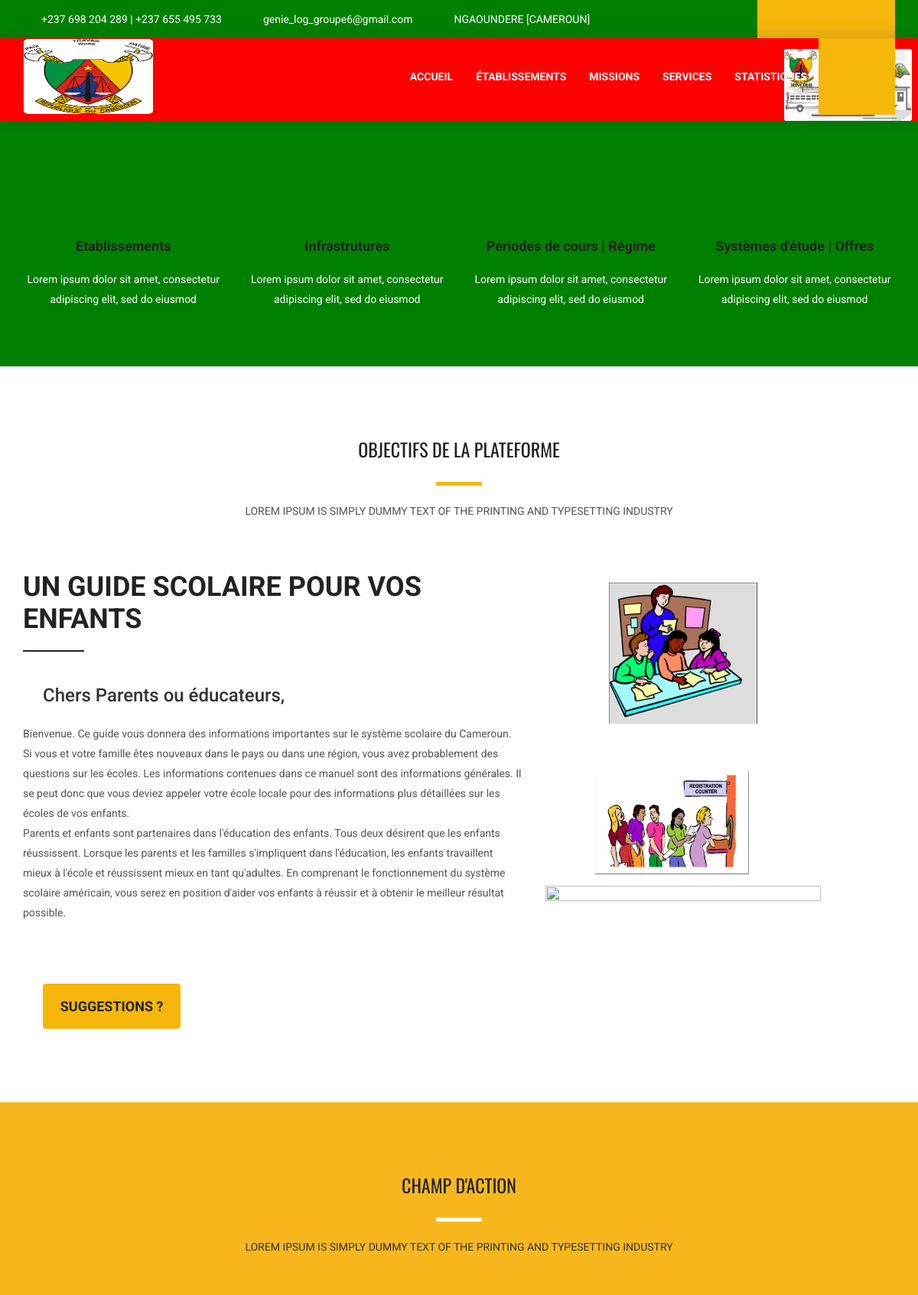
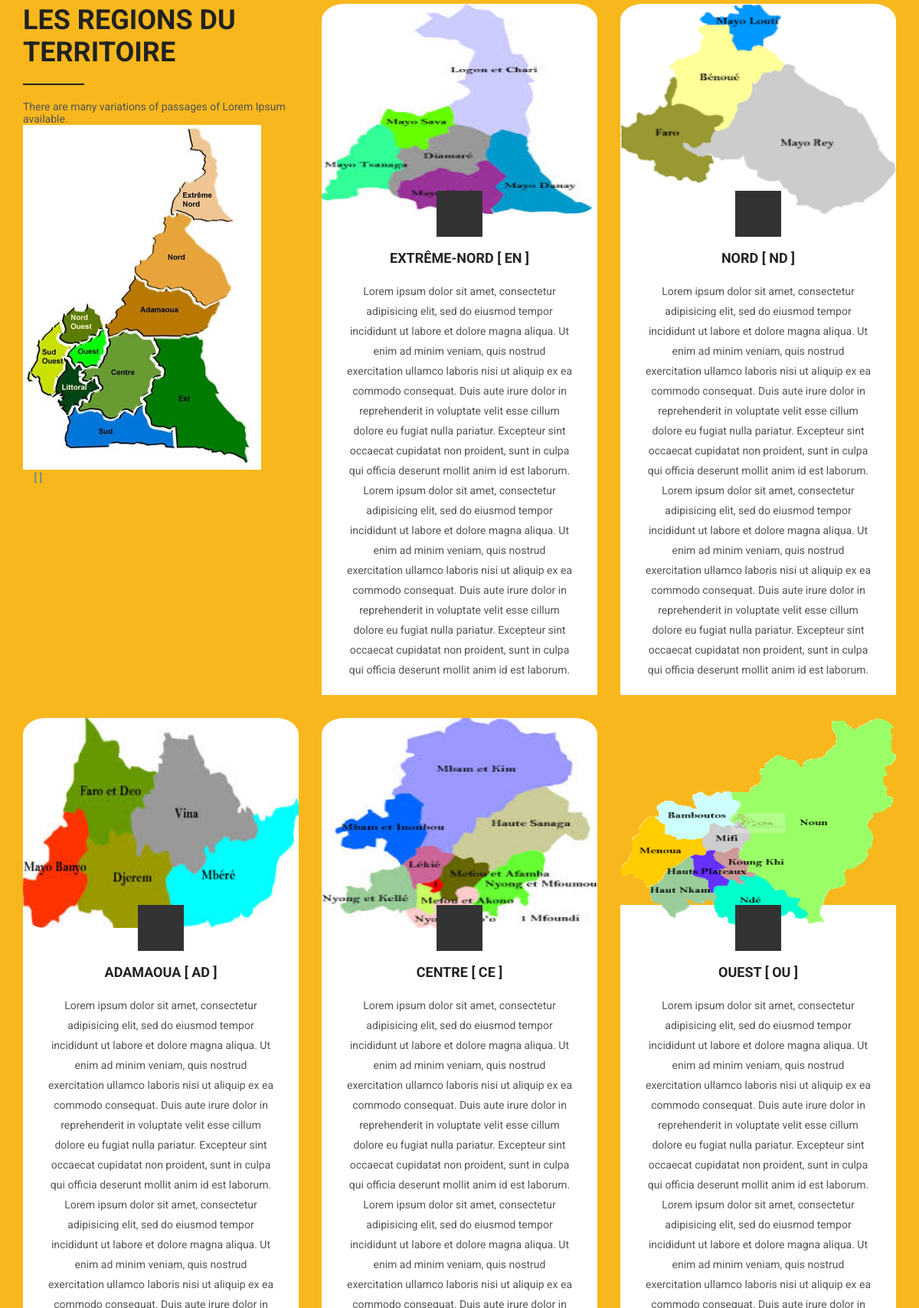
The page /guide/ (upper part) on the database its author committed (2 pictures, top to bottom).
### guide/models.py (models this page shows, shortened)
class Region(models.Model):
    name_rgn = models.CharField(max_length=17)
    abbrev_rgn = models.CharField(max_length=2)
    desc_rgn = models.TextField()
    img_region = models.ImageField(upload_to="images/regions")
    last_modify = models.DateTimeField(auto_now=True)

### guide/views.py (the view)
# urls.py: path('', Welcome, name="Welcome"),
def Welcome(request):
    regions = Region.objects.all()
    schools = School.objects.all()
    arrs = Arrondissement.objects.all()
    wel_context = {'title': 'Accueil', 'regions': regions, 'schools': schools, 'arrs': arrs}
    return render(request, 'public/index.html', wel_context)

### guide/templates/public/index.html (shortened to what this page needs)
<!DOCTYPE html>
<html dir="ltr" lang="en">
{% load static %}
{% include '../public/_head.html' %}
<body>
    {% include '../public/top_header_area.html' %}
    {% include '../public/main_navbar.html' %}
    <section class="slider_area row m0">
        <div class="slider_inner">
            <div data-thumb="images/slider-1.jpg" data-src="{% static 'public/images/slider-1.jpg' %}">
                <div class="camera_caption">
                </div>
            </div>
            <div data-thumb="{% static 'public/images/slider-2.jpg' %}" data-src="{% static 'public/images/slider-2.jpg' %}">
                <div class="camera_caption">
                </div>
            </div>
            <div data-thumb="images/slider-1.jpg" data-src="{% static 'public/images/slider-3.jpg' %}">
                <div class="camera_caption">
                </div>
            </div>
        </div>
    </section>
    <section class="professional_builder row">
        <div class="container">
           <div class="row builder_all" style="color:red">
                <div class="col-md-3 col-sm-6 builder">
                    <i class="fa fa-child"></i>
                    <i class="fa fa-book"></i>
                    <h4>Etablissements</h4>
                    <p>Lorem ipsum dolor sit amet, consectetur adipiscing elit, sed do eiusmod </p>
                </div>
                <div class="col-md-3 col-sm-6 builder">
                    <i class="fa fa-building" aria-hidden="true"></i>
                    <i class="fa fa-sitemap"></i>
                    <h4>Infrastrutures</h4>
                    <p>Lorem ipsum dolor sit amet, consectetur adipiscing elit, sed do eiusmod </p>
                </div>
                <div class="col-md-3 col-sm-6 builder">
                    <i class="fa fa-clock-o"></i>
                    <i class="fa fa-address-card"></i>
                    <h4>Périodes de cours | Régime</h4>
                    <p>Lorem ipsum dolor sit amet, consectetur adipiscing elit, sed do eiusmod </p>
                </div>
                <div class="col-md-3 col-sm-6 builder">
                    <i class="fa fa-podcast"></i>
                    <i class="fa fa-dropbox"></i>
                    <h4>Systèmes d'étude | Offres</h4>
                    <p>Lorem ipsum dolor sit amet, consectetur adipiscing elit, sed do eiusmod </p>
                </div>
           </div>
        </div>
    </section>
    <section class="about_us_area row">
        <div class="container">
            <div class="tittle wow fadeInUp">
                <h2>OBJECTIFS DE LA PLATEFORME</h2>
                <h4>Lorem Ipsum is simply dummy text of the printing and typesetting industry</h4>
            </div>
            <div class="row about_row">
                <div class="who_we_area col-md-7 col-sm-7">
                    <div class="subtittle">
                        <h2>UN GUIDE SCOLAIRE POUR VOS ENFANTS</h2>
                    </div><br>
                    <h3 style="margin:4%"> Chers Parents ou éducateurs,</h3><br>
                    <p style="width:100%; margin-top:-50px">
                            Bienvenue. Ce guide vous donnera des informations importantes
                        sur le système scolaire du Cameroun. Si vous et
                        votre famille êtes nouveaux dans le pays ou dans une région, vous avez
                        probablement des questions sur les écoles. Les informations
                        contenues dans ce manuel sont des informations générales. Il se
                        peut donc que vous deviez appeler votre école locale pour des
                        informations plus détaillées sur les écoles de vos enfants.
                    <br>
                        Parents et enfants sont partenaires dans l'éducation des enfants.
                        Tous deux désirent que les enfants réussissent. Lorsque les
                        parents et les familles s'impliquent dans l'éducation, les enfants
                        travaillent mieux à l'école et réussissent mieux en tant qu'adultes.
                        En comprenant le fonctionnement du système scolaire américain,
                        vous serez en position d'aider vos enfants à réussir et à obtenir le
                        meilleur résultat possible.
                    </p>
                    <a href="#" class="btn btn-primary button_all" style="margin:4%">Suggestions ?</a>
                </div>
                <div class="col-md-4 col-sm-4 about_client">
                    <img style="width: 100%; height: 110%; border-radius: 4%" src="{% static 'public/images/accueil1.jpg' %}" alt="">
                    <img style="width: 100%; height: 110%" src="{% static 'public/images/accueil2.jpg' %}" alt="">
                    <img style="width: 100%; height: 110%" src="{% static 'public/images/accueil3.jpg' %}" alt="">
                </div>
            </div>
        </div>
    </section>
    <section class="what_we_area row">
        <div class="container">
            <div class="tittle wow fadeInUp">
                <h2>CHAMP D'ACTION</h2>
                <h4>Lorem Ipsum is simply dummy text of the printing and typesetting industry</h4>
            </div>
            <div class="row construction_iner">
                <div class="col-md-4 feature_img subtittle">
                    <h2>LES REGIONS DU TERRITOIRE</h2>
                    <h5>There are many variations of passages of Lorem Ipsum available.</h5>
                    <img src="{% static 'public/images/regions.jpg' %}" alt="">
                    <div class="cns-content">
                        <i class="fa fa-home" aria-hidden="true"></i>
                        <a href="#">{{region.name_rgn}} [ {{region.abbrev_rgn}} ]</a>
                    </div>
                </div>
                {% for region in regions %}
                <div class="col-md-4 col-sm-6 construction wow fadeIn">
                   <div class="cns-img">
                        <img src="{% static ''%}{{region.img_region}}" alt="" style="width:100%; height:274px; border-radius:8%">
                   </div>
                   <div class="cns-content">
                        <i class="fa fa-map" aria-hidden="true"></i>
                        <a href="{% url 'publicRegion' region.id %}">{{region.name_rgn}} [ {{region.abbrev_rgn}} ]</a>
                        <p>{{region.desc_rgn}} </p>
                   </div>
                </div>
                {% endfor %}
            </div>
        </div>
    </section>
</body>
</html>

### guide/static/public/css/style.css (style rules this page uses)
.button_all { font: 700 18px/59px "Roboto", sans-serif; width: 180px; text-align: center; background: #f6b60b; display: block; border: 0; color: #222222; text-transform: uppercase; position: relative; z-index: 2; padding: 0; }
.button_all:before { content: ""; position: absolute; z-index: -1; background: #222222; top: 0; bottom: 0; left: 0; display: block; right: 0; transform: scaleY(0); transform-origin: 50%; transition-property: transform; transition-duration: 0.3s; transition-timing-function: ease-out; }
.tittle { text-align: center; text-transform: uppercase; }
.tittle h2 { font: 400 24px "Oswald", sans-serif; color: #222222; padding-top: 90px; position: relative; }
.tittle h2:after { content: ""; position: absolute; background: #f6b60b; height: 5px; width: 60px; left: 50%; transform: translateX(-50%); bottom: -30px; }
.tittle h4 { font: 400 14px "Roboto", sans-serif; color: #555555; padding-top: 55px; }
.subtittle h2 { font: 700 36px "Roboto", sans-serif; color: #222222; text-transform: uppercase; position: relative; margin-bottom: 20px; }
.subtittle h2:after { content: ""; position: absolute; height: 2px; width: 80px; background: #222222; left: 0; bottom: -22px; }
.subtittle h5 { font: 400 14px "Roboto", sans-serif; color: #555555; padding-top: 22px; }
.m0 { margin: 0; }
body { font-family: "Roboto", sans-serif; }
body h1, body h2, body h3, body h4, body h5, body h6 { margin: 0; }
body p { font-family: "Roboto", sans-serif; line-height: 26px; color: #555555; margin: 0; }
body section.row, body header.row, body footer.row { margin: 0; }
a, .btn, button { outline: none; transition: all 300ms linear 0s; }
a:before, a:after, .btn:before, .btn:after, button:before, button:after { transition: all 300ms linear 0s; }
.slider_area .slider_inner .camera_caption { height: 100%; }
.professional_builder { background: green; padding-top: 80px; padding-bottom: 50px; }
.professional_builder .builder_all .builder { text-align: center; padding-bottom: 25px; }
.professional_builder .builder_all .builder i { font-size: 48px; color: #f6b60b; padding-bottom: 25px; }
.professional_builder .builder_all .builder h4 { font: 700 18px "Roboto", sans-serif; color: #222222; padding-bottom: 20px; }
.professional_builder .builder_all .builder p { font: 400 14px/26px "Roboto", sans-serif; color: white; }
.about_us_area { background: #fefefe; }
.about_us_area .about_row { padding-top: 70px; padding-bottom: 70px; }
.about_us_area .about_row p { font: 400 14px/26px "Roboto", sans-serif; color: #555555; padding-top: 28px; padding-bottom: 54px; }
.about_us_area .about_row .about_client { padding-top: 7px; }
.about_us_area .about_row .about_client img { max-width: 100%; }
.what_we_area { background: #f8b81d; }
.what_we_area .tittle h2:after { background: #fff; }
.what_we_area .tittle h4 { color: #333; }
.what_we_area .construction_iner { padding-top: 60px; padding-bottom: 70px; }
.what_we_area .construction_iner .construction { text-align: center; padding-bottom: 30px; cursor: move; }
.what_we_area .construction_iner .construction .cns-img { z-index: 2; }
.what_we_area .construction_iner .construction .cns-img img { max-width: 100%; }
.what_we_area .construction_iner .construction .cns-content { background: #fff; padding: 0 30px; padding-bottom: 20px; margin-top: -30px; }
.what_we_area .construction_iner .construction .cns-content i { color: #fff; font-size: 24px; background: #333333; line-height: 60px; width: 60px; display: block; margin: 0 auto; z-index: 1; transition: all 300ms linear 0s; position: relative; }
.what_we_area .construction_iner .construction .cns-content a { font: 700 18px "Roboto", sans-serif; text-transform: uppercase; color: #222222; padding-top: 17px; display: block; }
.what_we_area .construction_iner .construction .cns-content p { font: 400 14px/26px "Roboto", sans-serif; color: #555555; padding-top: 20px; }

### rows shown on the page
Region: img_region (picture), name_rgn "EXTRÊME-NORD", abbrev_rgn "EN", desc_rgn "Lorem ipsum dolor sit amet, consectetur adipisicing elit, sed do eiusmod tempor incididunt ut labore et dolore magna aliqua. Ut enim ad minim veniam, quis nostrud exercitation ullamco laboris nisi ut aliquip ex ea commodo consequat. Duis aute irure dolor in reprehenderit in voluptate velit esse cillum dolore eu fugiat nulla pariatur. Excepteur sint occaecat cupidatat non proident, sunt in culpa qui officia deserunt mollit anim id est laborum. Lorem ipsum dolor sit amet, consectetur adipisicing elit, sed do eiusmod tempor incididunt ut labore et dolore magna aliqua. Ut enim ad minim veniam, quis nostrud exercitation ullamco laboris nisi ut aliquip ex ea commodo consequat. Duis aute irure…"
Region: img_region (picture), name_rgn "NORD", abbrev_rgn "ND", desc_rgn "Lorem ipsum dolor sit amet, consectetur adipisicing elit, sed do eiusmod tempor incididunt ut labore et dolore magna aliqua. Ut enim ad minim veniam, quis nostrud exercitation ullamco laboris nisi ut aliquip ex ea commodo consequat. Duis aute irure dolor in reprehenderit in voluptate velit esse cillum dolore eu fugiat nulla pariatur. Excepteur sint occaecat cupidatat non proident, sunt in culpa qui officia deserunt mollit anim id est laborum. Lorem ipsum dolor sit amet, consectetur adipisicing elit, sed do eiusmod tempor incididunt ut labore et dolore magna aliqua. Ut enim ad minim veniam, quis nostrud exercitation ullamco laboris nisi ut aliquip ex ea commodo consequat. Duis aute irure…"
Region: img_region (picture), name_rgn "ADAMAOUA", abbrev_rgn "AD"
Region: img_region (picture), name_rgn "CENTRE", abbrev_rgn "CE"
Region: img_region (picture), name_rgn "OUEST", abbrev_rgn "OU"
